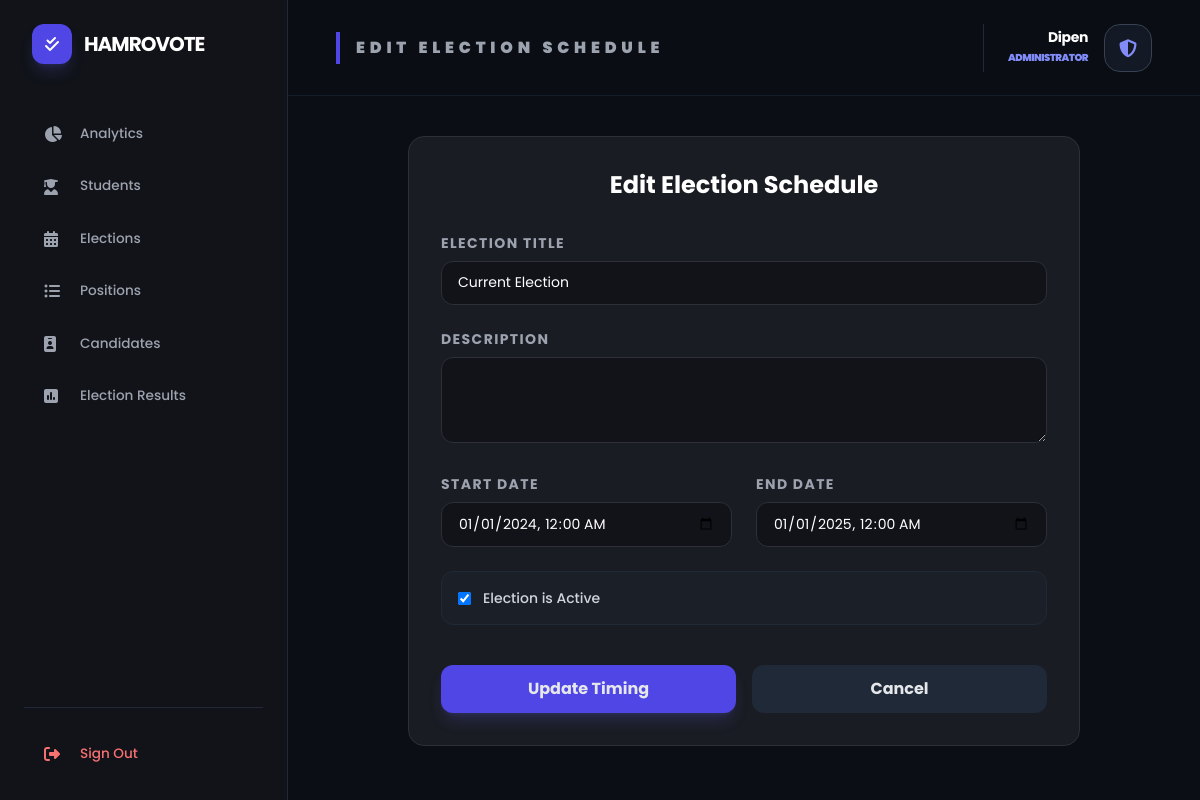
/elections/edit/1/ (signed in), run on an earlier commit of the app's database.
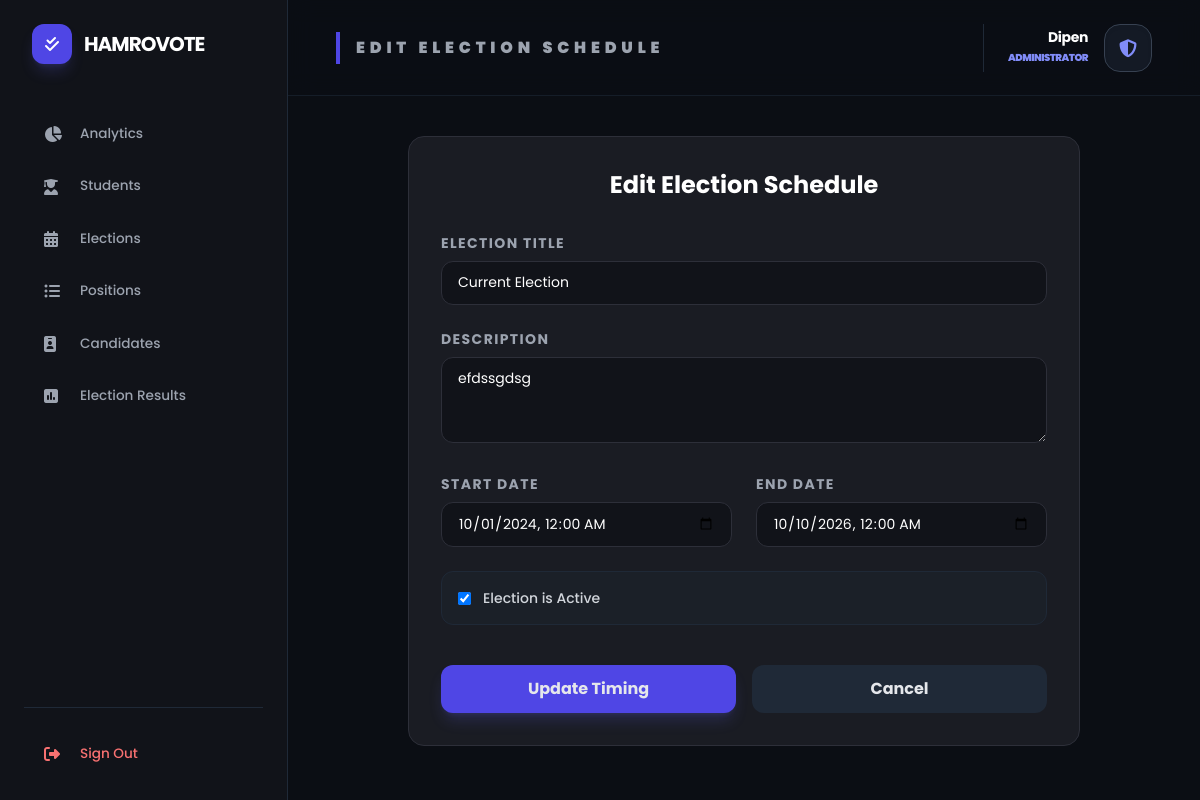
And on a later commit of the database.
### voter/models.py (models this page shows, shortened)
class Election(models.Model):
    title = models.CharField(max_length=200)
    description = models.TextField(blank=True, null=True)
    start_date = models.DateTimeField()
    end_date = models.DateTimeField()
    is_active = models.BooleanField(default=True)
    created_at = models.DateTimeField(auto_now_add=True)
    class Meta:
        ordering = ['-start_date']

### dashboard/views.py (the view)
# urls.py: path('elections/edit/<int:pk>/', views.edit_election, name='edit_election'),
@staff_member_required
def edit_election(request, pk):
    election = get_object_or_404(Election, pk=pk)
    if request.method == "POST":
        form = ElectionForm(request.POST, instance=election)
        if form.is_valid():
            election = form.save()
            messages.success(request, f"Election '{election.title}' updated. It is now {election.status}.")
            return redirect('dashboard:manage_elections')
        else:
            messages.error(request, "Please correct the errors in the timing.")
    else:
        form = ElectionForm(instance=election)
    return render(request, 'edit_election.html', {
        'form': form,
        'election': election
    })

### dashboard/forms.py
class ElectionForm(forms.ModelForm):
    class Meta:
        model = Election
        fields = ['title', 'description', 'start_date', 'end_date', 'is_active']
        widgets = {
            'title': forms.TextInput(attrs={'class': 'input-style', 'placeholder': 'e.g. Student Council 2024'}),
            'description': forms.Textarea(attrs={'class': 'input-style', 'rows': 3}),
            'start_date': forms.DateTimeInput(attrs={'class': 'input-style', 'type': 'datetime-local'}),
            'end_date': forms.DateTimeInput(attrs={'class': 'input-style', 'type': 'datetime-local'}),
        }

### dashboard/templates/edit_election.html (shortened to what this page needs)
{% extends 'dashboard/base.html' %}
{% block page_title %}Edit Election Schedule{% endblock %}
{% block content %}
<div class="max-w-2xl mx-auto">
    <div class="card p-8">
        <h2 class="text-2xl font-bold text-white mb-8 text-center">Edit Election Schedule</h2>
        <form method="POST">
            <div class="space-y-6">
                <div>
                    <label class="block text-sm text-gray-400 mb-2 uppercase font-bold text-[10px] tracking-widest">Election Title</label>
                    {{ form.title }}
                </div>
                <div>
                    <label class="block text-sm text-gray-400 mb-2 uppercase font-bold text-[10px] tracking-widest">Description</label>
                    {{ form.description }}
                </div>
                <div class="grid grid-cols-1 md:grid-cols-2 gap-6">
                    <div>
                        <label class="block text-sm text-gray-400 mb-2 uppercase font-bold text-[10px] tracking-widest">Start Date</label>
                        {{ form.start_date }}
                    </div>
                    <div>
                        <label class="block text-sm text-gray-400 mb-2 uppercase font-bold text-[10px] tracking-widest">End Date</label>
                        {{ form.end_date }}
                    </div>
                </div>
                <div class="flex items-center space-x-3 p-4 bg-gray-800/30 rounded-xl border border-gray-800">
                    {{ form.is_active }}
                    <label class="text-sm font-medium text-gray-300">Election is Active</label>
                </div>
                <div class="flex space-x-4 pt-4">
                    <button type="submit" class="flex-1 bg-indigo-600 hover:bg-indigo-700 py-3 rounded-xl font-bold shadow-lg shadow-indigo-500/20 transition-all">
                        Update Timing
                    </button>
                    <a href="{% url 'dashboard:manage_elections' %}" class="flex-1 bg-gray-800 text-center py-3 rounded-xl font-bold hover:bg-gray-700 transition">
                        Cancel
                    </a>
                </div>
            </div>
        </form>
    </div>
</div>
{% endblock %}

What changed in the data, as far as the page shows it:
changed Election "Current Election": description (not shown) → "efdssgdsg"; start_date "01/01/2024 00:00" → "10/01/2024 00:00"; end_date "01/01/2025 00:00" → "10/10/2026 00:00"
